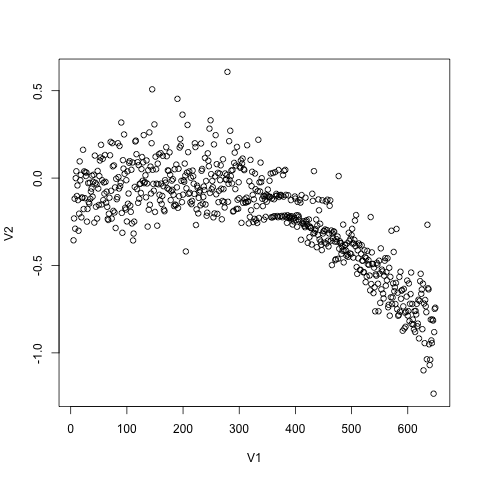

This chart was generated by the following R code:

a <-read.csv("trial-final-4-20171229151236.csv", header = FALSE)
plot(a)
png("trial-final-4-20171229151236.csv.png")
plot(a)

